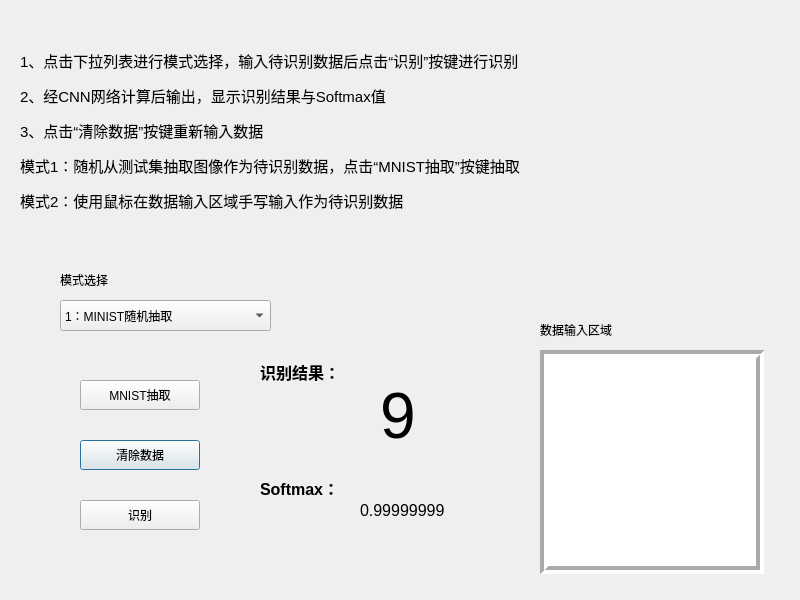
<?xml version="1.0" encoding="UTF-8"?>
<ui version="4.0">
 <class>MainWindow</class>
 <widget class="QDialog" name="MainWindow">
  <property name="geometry">
   <rect>
    <x>0</x>
    <y>0</y>
    <width>800</width>
    <height>600</height>
   </rect>
  </property>
  <property name="windowTitle">
   <string>手写数字识别GUI-v1.0 --by hamlin</string>
  </property>
  <widget class="QComboBox" name="cbBox_Mode">
   <property name="geometry">
    <rect>
     <x>60</x>
     <y>300</y>
     <width>211</width>
     <height>31</height>
    </rect>
   </property>
   <item>
    <property name="text">
     <string>1：MINIST随机抽取</string>
    </property>
   </item>
   <item>
    <property name="text">
     <string>2：鼠标手写输入</string>
    </property>
   </item>
  </widget>
  <widget class="QLabel" name="label">
   <property name="geometry">
    <rect>
     <x>60</x>
     <y>270</y>
     <width>80</width>
     <height>20</height>
    </rect>
   </property>
   <property name="text">
    <string>模式选择</string>
   </property>
  </widget>
  <widget class="QPushButton" name="pbtClear">
   <property name="geometry">
    <rect>
     <x>80</x>
     <y>440</y>
     <width>120</width>
     <height>30</height>
    </rect>
   </property>
   <property name="styleSheet">
    <string notr="true"/>
   </property>
   <property name="text">
    <string>清除数据</string>
   </property>
   <property name="checkable">
    <bool>false</bool>
   </property>
   <property name="checked">
    <bool>false</bool>
   </property>
  </widget>
  <widget class="QPushButton" name="pbtGetMnist">
   <property name="geometry">
    <rect>
     <x>80</x>
     <y>380</y>
     <width>120</width>
     <height>30</height>
    </rect>
   </property>
   <property name="text">
    <string>MNIST抽取</string>
   </property>
   <property name="checkable">
    <bool>false</bool>
   </property>
  </widget>
  <widget class="QPushButton" name="pbtPredict">
   <property name="geometry">
    <rect>
     <x>80</x>
     <y>500</y>
     <width>120</width>
     <height>30</height>
    </rect>
   </property>
   <property name="styleSheet">
    <string notr="true"/>
   </property>
   <property name="text">
    <string>识别</string>
   </property>
  </widget>
  <widget class="QLabel" name="lbDataArea">
   <property name="geometry">
    <rect>
     <x>540</x>
     <y>350</y>
     <width>224</width>
     <height>224</height>
    </rect>
   </property>
   <property name="mouseTracking">
    <bool>false</bool>
   </property>
   <property name="styleSheet">
    <string notr="true">background-color: rgb(255, 255, 255);</string>
   </property>
   <property name="frameShape">
    <enum>QFrame::Box</enum>
   </property>
   <property name="frameShadow">
    <enum>QFrame::Sunken</enum>
   </property>
   <property name="lineWidth">
    <number>4</number>
   </property>
   <property name="midLineWidth">
    <number>0</number>
   </property>
   <property name="text">
    <string/>
   </property>
  </widget>
  <widget class="QLabel" name="label_3">
   <property name="geometry">
    <rect>
     <x>260</x>
     <y>340</y>
     <width>91</width>
     <height>181</height>
    </rect>
   </property>
   <property name="text">
    <string>&lt;html&gt;&lt;head/&gt;&lt;body&gt;&lt;p&gt;&lt;span style=&quot; font-size:12pt; font-weight:600;&quot;&gt;识别结果：&lt;/span&gt;&lt;/p&gt;&lt;p&gt;&lt;br/&gt;&lt;/p&gt;&lt;p&gt;&lt;br/&gt;&lt;/p&gt;&lt;p&gt;&lt;span style=&quot; font-size:12pt; font-weight:600;&quot;&gt;Softmax：&lt;/span&gt;&lt;/p&gt;&lt;/body&gt;&lt;/html&gt;</string>
   </property>
  </widget>
  <widget class="QLabel" name="label_4">
   <property name="geometry">
    <rect>
     <x>540</x>
     <y>320</y>
     <width>131</width>
     <height>20</height>
    </rect>
   </property>
   <property name="text">
    <string>数据输入区域</string>
   </property>
  </widget>
  <widget class="QLabel" name="label_5">
   <property name="geometry">
    <rect>
     <x>20</x>
     <y>10</y>
     <width>711</width>
     <height>241</height>
    </rect>
   </property>
   <property name="text">
    <string>&lt;!DOCTYPE HTML PUBLIC &quot;-//W3C//DTD HTML 4.0//EN&quot; &quot;http://www.w3.org/TR/REC-html40/strict.dtd&quot;&gt;
&lt;html&gt;&lt;head&gt;&lt;meta name=&quot;qrichtext&quot; content=&quot;1&quot; /&gt;&lt;style type=&quot;text/css&quot;&gt;
p, li { white-space: pre-wrap; }
&lt;/style&gt;&lt;/head&gt;&lt;body style=&quot; font-family:'Ubuntu'; font-size:11pt; font-weight:400; font-style:normal;&quot;&gt;
&lt;p style=&quot; margin-top:12px; margin-bottom:12px; margin-left:0px; margin-right:0px; -qt-block-indent:0; text-indent:0px;&quot;&gt;&lt;span style=&quot; font-family:'Ubuntu';&quot;&gt;1、点击下拉列表进行模式选择，输入待识别数据后点击“识别”按键进行识别&lt;/span&gt;&lt;/p&gt;
&lt;p style=&quot; margin-top:12px; margin-bottom:12px; margin-left:0px; margin-right:0px; -qt-block-indent:0; text-indent:0px;&quot;&gt;&lt;span style=&quot; font-family:'Ubuntu';&quot;&gt;2、经CNN网络计算后输出，显示识别结果与Softmax值&lt;/span&gt;&lt;/p&gt;
&lt;p style=&quot; margin-top:12px; margin-bottom:12px; margin-left:0px; margin-right:0px; -qt-block-indent:0; text-indent:0px;&quot;&gt;&lt;span style=&quot; font-family:'Ubuntu';&quot;&gt;3、点击“清除数据”按键重新输入数据&lt;/span&gt;&lt;/p&gt;
&lt;p style=&quot; margin-top:12px; margin-bottom:12px; margin-left:0px; margin-right:0px; -qt-block-indent:0; text-indent:0px;&quot;&gt;&lt;span style=&quot; font-family:'Ubuntu';&quot;&gt;模式1：随机从测试集抽取图像作为待识别数据，点击“MNIST抽取”按键抽取&lt;/span&gt;&lt;/p&gt;
&lt;p style=&quot; margin-top:12px; margin-bottom:12px; margin-left:0px; margin-right:0px; -qt-block-indent:0; text-indent:0px;&quot;&gt;&lt;span style=&quot; font-family:'Ubuntu';&quot;&gt;模式2：使用鼠标在数据输入区域手写输入作为待识别数据&lt;/span&gt;&lt;/p&gt;&lt;/body&gt;&lt;/html&gt;</string>
   </property>
  </widget>
  <widget class="QWidget" name="verticalLayoutWidget">
   <property name="geometry">
    <rect>
     <x>540</x>
     <y>350</y>
     <width>221</width>
     <height>221</height>
    </rect>
   </property>
   <layout class="QVBoxLayout" name="dArea_Layout">
    <property name="spacing">
     <number>0</number>
    </property>
    <property name="leftMargin">
     <number>0</number>
    </property>
    <property name="topMargin">
     <number>0</number>
    </property>
    <property name="rightMargin">
     <number>0</number>
    </property>
    <property name="bottomMargin">
     <number>0</number>
    </property>
   </layout>
  </widget>
  <widget class="QLabel" name="lbResult">
   <property name="geometry">
    <rect>
     <x>380</x>
     <y>350</y>
     <width>91</width>
     <height>131</height>
    </rect>
   </property>
   <property name="font">
    <font>
     <pointsize>48</pointsize>
    </font>
   </property>
   <property name="text">
    <string>9</string>
   </property>
  </widget>
  <widget class="QLabel" name="lbCofidence">
   <property name="geometry">
    <rect>
     <x>360</x>
     <y>500</y>
     <width>151</width>
     <height>21</height>
    </rect>
   </property>
   <property name="font">
    <font>
     <pointsize>12</pointsize>
    </font>
   </property>
   <property name="text">
    <string>0.99999999</string>
   </property>
  </widget>
 </widget>
 <resources/>
 <connections>
  <connection>
   <sender>cbBox_Mode</sender>
   <signal>activated(QString)</signal>
   <receiver>MainWindow</receiver>
   <slot>cbBox_Mode_Callback()</slot>
   <hints>
    <hint type="sourcelabel">
     <x>178</x>
     <y>317</y>
    </hint>
    <hint type="destinationlabel">
     <x>158</x>
     <y>168</y>
    </hint>
   </hints>
  </connection>
  <connection>
   <sender>pbtClear</sender>
   <signal>clicked()</signal>
   <receiver>MainWindow</receiver>
   <slot>pbtClear_Callback()</slot>
   <hints>
    <hint type="sourcelabel">
     <x>131</x>
     <y>460</y>
    </hint>
    <hint type="destinationlabel">
     <x>105</x>
     <y>341</y>
    </hint>
   </hints>
  </connection>
  <connection>
   <sender>pbtPredict</sender>
   <signal>clicked()</signal>
   <receiver>MainWindow</receiver>
   <slot>pbtPredict_Callback()</slot>
   <hints>
    <hint type="sourcelabel">
     <x>157</x>
     <y>517</y>
    </hint>
    <hint type="destinationlabel">
     <x>157</x>
     <y>542</y>
    </hint>
   </hints>
  </connection>
  <connection>
   <sender>pbtGetMnist</sender>
   <signal>clicked()</signal>
   <receiver>MainWindow</receiver>
   <slot>pbtGetMnist_Callback()</slot>
   <hints>
    <hint type="sourcelabel">
     <x>102</x>
     <y>399</y>
    </hint>
    <hint type="destinationlabel">
     <x>29</x>
     <y>401</y>
    </hint>
   </hints>
  </connection>
 </connections>
 <slots>
  <slot>cbBox_Mode_Callback()</slot>
  <slot>pbtClear_Callback()</slot>
  <slot>pbtPredict_Callback()</slot>
  <slot>pbtGetMnist_Callback()</slot>
 </slots>
</ui>
